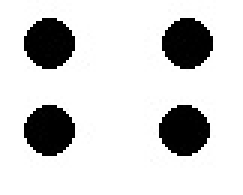
%> input picture 2012/Script_Final/Imagenes/ImgCompleta.jpg, 81 x 65 px, given in place of kernel.jpg, which was not available (shown 3 times larger)
$ octave Script_TodoJunto.m   (GNU Octave 9; MATLAB toolbox functions it lacks are replaced by stand-ins)
%> lines starting %> are read from the running program, lines starting %| are printed output that depends on the picture; in (x1, y1, x2, y2) boxes, pixels count from 0 and x2, y2 are one past the last pixel; in counts of white or black regions, pixels touching at a corner belong together; the program's own positions count from 1; pictures that were not available may be replaced by others from this repository, and a replacement may not be noted
### 2012/Script_Final/func_CargarImagen.m
function [ imagen] = func_CargarImagen(FileName,PathFile)

FullFileName = fullfile(PathFile,FileName);
CargarIm_Matriz = imread(FullFileName);
imagen =(CargarIm_Matriz( : , : ,1));
[imgKF , imgKC] = size(imagen);

for i= 1: imgKC
    for j= 1: imgKF

        if imagen(j,i)>128
            imagen(j,i)=0;
        else
            imagen(j,i) =255;
        end
    end
end

end

### 2012/Script_Final/func_filtrarImagenUmbral.m
%Dada una imagen, y un umbral, me devuelve un anueva imagen con los que
%est醤 por arriba o por debajo de ese umbral. El "arriba" o "abajo" se
%define en el tercer argumento con 1(para arriba)o 0 (para abajo)


function [ MatMaximos ] = func_filtrarImagenUmbral(Imagen,Umbral,may_men)

[Filas , Columnas] = size(Imagen);
MatMaximos= zeros(size(Imagen));

if may_men ==1

for f=1: Filas
    for c=1:Columnas

       if Imagen(f,c)>= Umbral
         MatMaximos(f,c)=255;
       else
         MatMaximos(f,c)=0;
       end
    end

end

else

    for f=1: Filas
    for c=1:Columnas

       if Imagen(f,c)<= Umbral
         MatMaximos(f,c)=255;
       else
         MatMaximos(f,c)=0;
       end
    end

    end

end

end

### 2012/Script_Final/func_InvertirImagen.m
function [ ImagenInvertida ] = func_InvertirImagen(Imagen,ColorBase,ColorFinal )
[Fil,Col]= size(Imagen);
ImagenInvertida=zeros(size(Imagen));

for fil=1:Fil
    for col=1:Col
        if Imagen(fil,col)==ColorBase
            ImagenInvertida(fil,col)=ColorFinal;
        else
            ImagenInveritda(fil,col)=ColorBase;
        end
    end
end

end

### 2012/Script_Final/func_Etiquetar.m
%**************************************************************************
% FINAL
%   GIAR
%   Grupo de Inteligencia Artificial y Robotica
%   Fecha: 18/10/2011
%   Ultima Edici髇: 20/12/2011
%   Autor: Ver髇ica Fabbro, Federico Quintas
%
%   Descripcion: Dada una imagen con X objetos dentro, se busca
%   obtener X imagenes separadas del mismo tama駉 que la original, y luego
%   obtener X imagenes del tama駉 del objeto.
%
%**************************************************************************
function [ NumLabels, Matriz_EtiquetasPosta ] = func_Etiquetar(Imagen_Original )

% Imagen_Original =255-uint8(Imagen_Original);
[cant_fil cant_col] = size(Imagen_Original);

%Editar Imagenes (binarizo)
Imagen_Original= func_Binarizar(cant_fil,cant_col,Imagen_Original);


%primero la inicializo con ceros, y luego pongo todos los pixeles en Blanco
Matriz_Etiquetas = zeros(cant_fil,cant_col);

Matriz_Etiquetas= func_PonerMatrizEnBlanco(cant_fil,cant_col,Matriz_Etiquetas);
Numero_Etiqueta = 1;

for col=2:(cant_col - 1)
    for fil=2:(cant_fil-1)
        %si en la Matriz de la imagen original, el pixel en el que estoy es
        %negro, entonces analiza
        if Imagen_Original(fil,col) ==0
            %Crea vector de 4 posiciones e inicializo en 0
            for pos=1:4
                Vec_Vecinos(pos)=0;
            end

             %Guardo los 4 vecinos que ya recorri en el vector
             Vec_Vecinos(1)= Matriz_Etiquetas(fil-1,col);
             Vec_Vecinos(2)= Matriz_Etiquetas(fil-1,col-1);
             Vec_Vecinos(3)= Matriz_Etiquetas(fil,col-1);
             Vec_Vecinos(4)= Matriz_Etiquetas(fil+1,col-1);

             if (Vec_Vecinos(1)~= 255)% si no es blanco, asigno ese valor a la etiqueta menor
                 Etiqueta_Menor= Vec_Vecinos(1);
             else
                 Etiqueta_Menor =1500; %si es blanco, entonces le pongo un valor 1500 para que no moleste cuando calculo el menor
             end

             for pos=1:4
                 %si el valor que tengo de etiqueta es mayor que otro del
                 %vector, mientras que no sea blanco, asigno ese valor a la
                 %etiqueta menor
                 if (Etiqueta_Menor> Vec_Vecinos(pos)) && (Vec_Vecinos(pos)~= 255)
                     Etiqueta_Menor = Vec_Vecinos(pos);
                 end
             end

             if Etiqueta_Menor ~=1500
                Matriz_Etiquetas(fil,col) = Etiqueta_Menor;
             else %si el valor quedo en 1500 es porque todos sus vecinos son blancos, entonces tengo que asignar una nueva etiqueta
                 Matriz_Etiquetas(fil,col)= Numero_Etiqueta;
                 Numero_Etiqueta = Numero_Etiqueta + 1;


                 %Comento las siguientes 3 l韓eas porque podr韆n borrarse
                 %if Numero_Etiqueta == 255 %si el numero de etiqueta aumento tanto hasta 255 no tiene que tomar ese valor porque es el del color blanco
                 %    Numero_Etiqueta = Numero_Etiqueta + 1;
                 %end

             end
        end
    end
    end
%Cargo un vector del largo de la cantidad de etiquetas, y en cada posici髇
%"i" cargo el n鷐ero "i".
pos_Vec= 1;
for i= 1:Numero_Etiqueta
    Vec_Etiquetas(i)=i;
end

%Hago una pasada, trabajando con el vector de etiquetas

for col=2: (cant_col-1)
    for fil =2: (cant_fil-1)
        if Imagen_Original(fil,col)==0
               %se guardan todos los vecinos
               Matriz_Vecinos(1,1) = Matriz_Etiquetas(fil-1,col-1);
               Matriz_Vecinos(1,2)= Matriz_Etiquetas(fil-1,col);
               Matriz_Vecinos(1,3) = Matriz_Etiquetas(fil-1,col+1);
               Matriz_Vecinos(2,1) = Matriz_Etiquetas(fil,col-1);
               Matriz_Vecinos(2,2)= Matriz_Etiquetas(fil,col);
               Matriz_Vecinos(2,3)= Matriz_Etiquetas(fil,col+1);
               Matriz_Vecinos(3,1) = Matriz_Etiquetas(fil+1,col-1);
               Matriz_Vecinos(3,2) = Matriz_Etiquetas(fil+1,col);
               Matriz_Vecinos(3,3) = Matriz_Etiquetas(fil+1,col+1);

               etiqueta_actual= Matriz_Vecinos(2,2);

        encontro= 0;

        %Busco la etiqueta menor
            if (Matriz_Vecinos(1,1) ~= 255)
               Etiqueta_Menor= Matriz_Vecinos(1,1);
           else
               Etiqueta_Menor = etiqueta_actual;
           end

           for f=1:3
               for c=1:3
                   if (Matriz_Vecinos(f,c)~= 255)&& (Etiqueta_Menor> Matriz_Vecinos(f,c))
                       Etiqueta_Menor = Matriz_Vecinos(f,c);
                   end
               end
          end
       %Si encontro una etiqueta menor a la actual, voy guardar en el vector de etiquetas en la posicion actual
       %el valor del vector de la posicion de la etiqueta menor
           if Etiqueta_Menor ~= etiqueta_actual
               encontro=1;
               etiqueta_encontrada = Etiqueta_Menor;
           end

        if encontro==1
            Vec_Etiquetas(etiqueta_actual) = Vec_Etiquetas(etiqueta_encontrada);
        end

        end
    end
end

%Modifico la imagen de etiquetas con los valores del vector

for col= 2: (cant_col-1)
    for fil= 2 : (cant_fil-1)

        if Imagen_Original(fil,col) ==0
            pixel = Matriz_Etiquetas(fil,col);
            Matriz_Etiquetas(fil,col) = Vec_Etiquetas(pixel);
        end
    end
end


  nro_objetos = 1;
  Vec_Contador_Objetos(nro_objetos) =0;

  %contador de objetos
  for col= 2: (cant_col -1)
      for fil =2:(cant_fil-1)

          if (Matriz_Etiquetas(fil,col) ~= 0) && (Matriz_Etiquetas(fil,col) ~= 255)
              Repetido= 0;
              for pos= 1: nro_objetos
                  if Matriz_Etiquetas (fil,col) ==Vec_Contador_Objetos(pos)
                      Repetido = 1;
                  end
              end
              if Repetido ==0
                  nro_objetos= nro_objetos+1;
                  Vec_Contador_Objetos(nro_objetos)= Matriz_Etiquetas(fil,col);
              end

          end

      end

  end

 % [5 lines of commented-out code are left out]

 a= Numero_Etiqueta;
 b= Matriz_Etiquetas;
 c= (nro_objetos-1);
 f=2;

 for i=1:4
     VecEtiquetasFinal(i)=333;
 end
 b=2;
 VecEtiquetasFinal(1)= Vec_Etiquetas(1);
 for i=1:(length(Vec_Etiquetas)-1)
     for j=1:4
     if (VecEtiquetasFinal(j) == Vec_Etiquetas(i))
         a=0;
     else
         a=a+1;
     end
     end

     if (a==4)
         VecEtiquetasFinal(b)= Vec_Etiquetas(i);
         b=b+1;
     end
     a=0;
 end

 %VecEtiquetas = [1 34 38 43];

 Matriz_EtiquetasPosta = zeros(size(Matriz_Etiquetas));
% [8 lines of commented-out code are left out]


  Matriz_EtiquetasPosta(Matriz_Etiquetas == VecEtiquetasFinal(1)) = 1 ;
  Matriz_EtiquetasPosta(Matriz_Etiquetas == VecEtiquetasFinal(2)) = 2 ;
  Matriz_EtiquetasPosta(Matriz_Etiquetas == VecEtiquetasFinal(3)) = 3 ;
  Matriz_EtiquetasPosta(Matriz_Etiquetas == VecEtiquetasFinal(4)) = 4 ;

 save('LabelMatrix.mat','Matriz_EtiquetasPosta','c','Matriz_Etiquetas')

% figure;
%image(Matriz_Etiquetas);

NumLabels = c;


% [7 lines of commented-out code are left out]


### 2012/Script_Final/func_Binarizar.m
function [Matriz_Binarizada] = func_Binarizar(cant_fil,cant_col,Imagen_Original)

for x=1 :cant_fil
    for y=1: cant_col
        if  Imagen_Original(x,y)<200
            Imagen_Original(x,y)=0;
        else
            Imagen_Original(x,y)=255;
        end
    end
end
Matriz_Binarizada = Imagen_Original;
end

### 2012/Script_Final/func_PonerMatrizEnBlanco.m
function [Imagen] = func_PonerMatrizEnBlanco(cant_fil,cant_col,Imagen)
for col = 1: (cant_col)
    for fil =1: (cant_fil)
       Imagen(fil,col)= 255;
    end
end
end

### 2012/Script_Final/func_ObtenerMaximos2.m
function [ MatMaximos ] = func_ObtenerMaximos2(MatCorrelacion )
%Aca filtro con el umbral que yo asigno, para obtener las 醨eas m醲imas, el
%tercer argumento es para que filtre por arriba de ese umbral(1)

ImgFiltrada = func_filtrarImagenUmbral(MatCorrelacion, 255,1);

ImgFiltradaInvertida= func_InvertirImagen(ImgFiltrada,0,255);

%etiqueto y obtengo 4 醨eas
[Cant_Objetos, ImgEtiquetada]  = func_Etiquetar(ImgFiltradaInvertida);
o=Cant_Objetos;


%Obtengo las 4 im醙enes de los puntos individuales con
%func_filtradoEspecial, y calculo su centro de masa
ImgFiltrada1= func_filtradoEspecial(ImgEtiquetada,1);
Vector1= func_ObtenerCentrodeMasa(ImgFiltrada1);

ImgFiltrada2= func_filtradoEspecial(ImgEtiquetada,2);

Vector2= func_ObtenerCentrodeMasa(ImgFiltrada2);
ImgFiltrada3= func_filtradoEspecial(ImgEtiquetada,3);

Vector3= func_ObtenerCentrodeMasa(ImgFiltrada3);
ImgFiltrada4= func_filtradoEspecial(ImgEtiquetada,4);
Vector4= func_ObtenerCentrodeMasa(ImgFiltrada4);
%Lo asigno a la matrizMaximos
MatMaximos(1,1)=Vector1(1,1);
MatMaximos(1,2)=Vector1(1,2);
MatMaximos(2,1)=Vector2(1,1);
MatMaximos(2,2)=Vector2(1,2);
MatMaximos(3,1)=Vector3(1,1);
MatMaximos(3,2)=Vector3(1,2);
MatMaximos(4,1)=Vector4(1,1);
MatMaximos(4,2)=Vector4(1,2);

end

### 2012/Script_Final/func_filtradoEspecial.m

%esta funci髇 recibe la Imagen y un valor, y s髄o se queda con los valores
%iguales a ese valor

function [ ImagenFiltrada] = func_filtradoEspecial(Imagen,Valor)

[Filas , Columnas] = size(Imagen);
ImagenFiltrada= zeros(size(Imagen));

for fil=1:Filas
    for col=1:Columnas

        if Imagen(fil,col)==Valor
            ImagenFiltrada(fil,col)=255;
        else
            ImagenFiltrada(fil,col)=0;
        end

    end
end


end

### 2012/Script_Final/func_ObtenerCentrodeMasa.m
function [ Vector ] = func_ObtenerCentrodeMasa( Imagen )
[Filas,Columnas] = size(Imagen);
M=0;
SumFil=0;
SumCol=0;

for fil=1:Filas
    for col=1:Columnas
        if Imagen(fil,col) == 255
            SumFil=SumFil+fil;
            SumCol=SumCol+col;
            M=M+1;
    end
    end

Vector(1,1)=round(SumFil/M);
Vector(1,2)=round(SumCol/M);

end

### 2012/Script_Final/func_Correlacionar.m
function [MatCorrelacion] = func_Correlacionar(kernel,Img)
[imgF , imgC] = size(Img);
[kF , kC] = size(kernel);
MatCorrelacion = zeros(size(Img));

%Agrando la imagen para que entre el kernel
Img_adaptada1 = [zeros(kF - 1 , imgC); Img];
Img_adaptada2 = [Img_adaptada1; zeros(kF - 1 , imgC)];
Img_adaptada3 = [Img_adaptada2 zeros((imgF + 2*kF - 2), kC-1)] ;
Img_Final = [zeros(imgF + 2*kF - 2, kC-1) Img_adaptada3];

[imgFinalF , imgFinalC] = size(Img_Final);

vectorMax=zeros(4,2);


%Obtengo la Matriz Correlacion, que va a ser el kernel multiplicado punto a
%punto por la imagen original
for i= 1:(imgFinalC-kC)
   for j=1:(imgFinalF-kF)
      SubMat = Img_Final( j:(j-1)+kF , i:(i-1)+kC );
      Correlacion = sum(sum(SubMat.*kernel));

      MatCorrelacion(j ,i ) = Correlacion ;

   end

end

MatCorrelacion=MatCorrelacion/max(max(abs(MatCorrelacion)))*255;

end

### 2012/Script_Final/func_ObtenerAngulo.m
function [angulo] = func_ObtenerAngulo(MatMaximos)

%Obtengo la fila y la columna de lo que sería un punto que agrego. Este
%punto tiene la misma fila que el punto vértice ya calculado, y la misma
%columna que el punto inferior derecho de la imagen original. Así se forma
%un triàngulo rectángulo, con el cual se pueden calcular el opuesto y el
%adyacente, para sacar el ángulo con el arcotangente.
F5 = MatMaximos(2,1);
C5=MatMaximos(4,2);


opuesto=abs( MatMaximos(4,1)- F5) ;
adyacente= abs(C5 - MatMaximos(2,2));

x= opuesto/adyacente;
RadianAngle= atan(x);

angulo=-RadianAngle*180/pi; %pongo el - para que gire para el otro lado

end

### 2012/Script_Final/func_RotarImagen.m
function [ mat_rotada ] = func_RotarImagen(img_original,angle)
    [img_filas  img_columnas] = size(img_original);

    angulo=angle*2*pi/360;

    %obtengo la matriz de rotaci髇 y la matriz inversa
    mat_rot = [cos(angulo) -sin(angulo);
               sin(angulo) cos(angulo)];
    mat_rot_inv = mat_rot^(-1);
    %saco los extremos de la nueva imagen
    ext0=[0;0];
    ext1=mat_rot*[0;img_columnas-1];
    ext2=mat_rot*[img_filas-1;0];
    ext3=mat_rot*[img_filas-1;img_columnas-1];

    max_filas=floor(max([ext0(1) ext1(1) ext2(1) ext3(1)]));
    max_columnas=round(max([ext0(2) ext1(2) ext2(2) ext3(2)]));
    min_filas=round(min([ext0(1) ext1(1) ext2(1) ext3(1)]));
    min_columnas=round(min([ext0(2) ext1(2) ext2(2) ext3(2)]));


    mat_rotada = zeros(img_columnas, img_filas);

    mov_filas=(min_filas);
    mov_columnas=(min_columnas);

        for col= 1 : (length(min_filas:max_filas)+1)
            for fil= 1 : (length(min_columnas:max_columnas)+1)
                prodMat = round(mat_rot_inv*[fil-1+mov_filas;col+mov_columnas-1]);
                x= prodMat(1,1);
                if((x<0||x>(img_filas-1)))
                    x=-1;
                end
                y= prodMat(2,1);
                 if((y<0||y>(img_columnas-1)))
                    y=-1;
                 end
                 if (x<0||y<0)
                    mat_rotada(fil,col)= 0;
                 else
                    mat_rotada(fil, col) = img_original(x+1,y+1) ;
                 end
            end
     end

end

### 2012/Script_Final/Script_TodoJunto.m
clc;
close all;
clear all;
fclose all;

%Cargo las Imagenes
kernel= func_CargarImagen('kernel.jpg','.\Imagenes');
%> in func_CargarImagen, CargarIm_Matriz is the input picture: size 65x81x3 uint8; min 0, max 255, mean 212.1
%> after the loop in func_CargarImagen, `for i= 1: imgKC`:
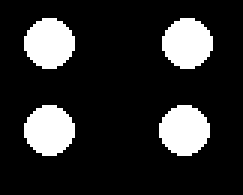
%> imagen: size 65x81 uint8 (shown 3 times larger); 16.8% white; 4 white regions, box (x1, y1, x2, y2) and area: (8, 6, 25, 23) 221, (54, 6, 71, 23) 221, (8, 35, 25, 52) 221, (53, 35, 70, 52) 221

Img=func_CargarImagen('ImgCompleta.jpg','.\Imagenes');
MaxOrig = func_ObtenerMaximos2(Img)
%> after the loop in func_InvertirImagen, `for fil=1:Fil`: ImagenInveritda: size 52x71 double; every value is 0
%> after the loop in func_PonerMatrizEnBlanco, `for col = 1: (cant_col)`: Imagen: size 65x81 double; every value is 255
%> after the loop in func_Etiquetar, `for col=2:(cant_col - 1)`: Etiqueta_Menor = 6; Numero_Etiqueta = 9; Vec_Vecinos = [6 6 6 6]
%> the loop in func_Etiquetar, `for i= 1:Numero_Etiqueta` made 9 passes
%> after the loop in func_Etiquetar, `for i= 1:Numero_Etiqueta`: Vec_Etiquetas = [1 2 3 4 5 6 7 8 9]
%> after the loop in func_Etiquetar, `for col=2: (cant_col-1)`: Matriz_Vecinos = [6 6 255; 6 6 255; 6 255 255]; Vec_Etiquetas = [1 2 1 2 5 6 5 6 9]; encontro = 0; etiqueta_actual = 6
%> after the loop in func_Etiquetar, `for col= 2: (cant_col-1)`: Matriz_Etiquetas: size 65x81 double; min 1, max 255, mean 212.8; mean of the top-left, top-right, bottom-left and bottom-right quarters 211.1, 213.1, 212.6, 214.2
%> after the loop in func_Etiquetar, `for col= 2: (cant_col -1)`: Repetido = 1; Vec_Contador_Objetos = [0 1 2 5 6]; nro_objetos = 5
%> in func_Etiquetar, `a= Numero_Etiqueta;`: a = 9
%> in func_Etiquetar, `c= (nro_objetos-1);`: c = 4
%> the loop in func_Etiquetar, `for i=1:(length(Vec_Etiquetas)-1)` made 8 passes
%> after the loop in func_Etiquetar, `for i=1:(length(Vec_Etiquetas)-1)`: VecEtiquetasFinal = [1 2 5 6]
%> in func_Etiquetar, `Matriz_EtiquetasPosta(Matriz_Etiquetas == VecEtiquetasFinal(1)) = 1 ;`: Matriz_EtiquetasPosta: size 65x81 double; values 0 (black) and 1 (white), 4.2% white; 1 white region, box (x1, y1, x2, y2) and area: (8, 6, 25, 23) 221
%> in func_Etiquetar, `Matriz_EtiquetasPosta(Matriz_Etiquetas == VecEtiquetasFinal(2)) = 2 ;`: Matriz_EtiquetasPosta: size 65x81 double; min 0, max 2, mean 0.126
%> in func_Etiquetar, `Matriz_EtiquetasPosta(Matriz_Etiquetas == VecEtiquetasFinal(3)) = 3 ;`: Matriz_EtiquetasPosta: size 65x81 double; min 0, max 3, mean 0.252
%> in func_Etiquetar, `Matriz_EtiquetasPosta(Matriz_Etiquetas == VecEtiquetasFinal(4)) = 4 ;`:
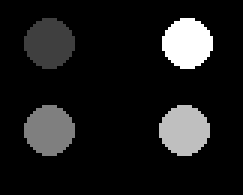
%> Matriz_EtiquetasPosta: size 65x81 double (shown 3 times larger); min 0, max 4, mean 0.42; drawn with min black and max white
%> in func_Etiquetar, `NumLabels = c;`: NumLabels = 4
%> after the loop in func_ObtenerCentrodeMasa, `for fil=1:Filas`: M = 221; SumCol = 3757; SumFil = 3315; Vector = [15 17]
%> after the loop in func_filtradoEspecial (call 2), `for fil=1:Filas`: ImagenFiltrada: size 65x81 double; 4.2% white; 1 white region, box (x1, y1, x2, y2) and area: (8, 35, 25, 52) 221
%> in func_ObtenerMaximos2, `Vector2= func_ObtenerCentrodeMasa(ImgFiltrada2);`: Vector2 = [44 17]
%> call 3 of func_filtradoEspecial, with Valor = 3
%> after the loop in func_filtradoEspecial (call 3), `for fil=1:Filas`:
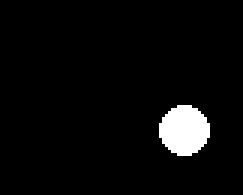
%> ImagenFiltrada: size 65x81 double (shown 3 times larger); 4.2% white; 1 white region, box (x1, y1, x2, y2) and area: (53, 35, 70, 52) 221
%> in func_ObtenerMaximos2, `Vector3= func_ObtenerCentrodeMasa(ImgFiltrada3);`: Vector3 = [44 62]
%> call 4 of func_filtradoEspecial, with Valor = 4
%> after the loop in func_filtradoEspecial (call 4), `for fil=1:Filas`:
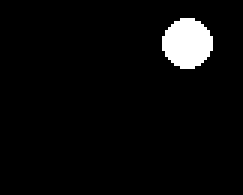
%> ImagenFiltrada: size 65x81 double (shown 3 times larger); 4.2% white; 1 white region, box (x1, y1, x2, y2) and area: (54, 6, 71, 23) 221
%> in func_ObtenerMaximos2, `Vector4= func_ObtenerCentrodeMasa(ImgFiltrada4);`: Vector4 = [15 63]
%> MaxOrig = [15 17; 44 17; 44 62; 15 63]
DistanciaOriginal=norm([(MaxOrig(4,1)-MaxOrig(3,1)) (MaxOrig(4,2)-MaxOrig(3,2))])
%> DistanciaOriginal = 29.02


figure('name','Imagen Original','NumberTitle','off');
imshow(Img);

%escalo y roto con funcion de matlab
ImgE= imresize(Img,2);
size(ImgE)
%> ans = [130 162]
ImgR = imrotate(ImgE,45);

figure('name','Imagen Rotada y Escalada por Matlab','NumberTitle','off');
imshow(ImgR);

MatCorrelacion= func_Correlacionar(kernel,ImgR);
%> after the loop in func_Correlacionar, `for i= 1:(imgFinalC-kC)`:
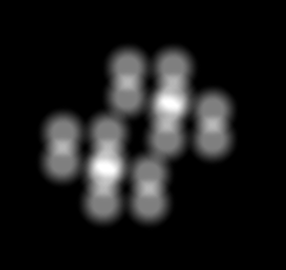
%> MatCorrelacion: size 270x286 double; min 0, max 112710, mean 12140.9; drawn with min black and max white

MatMaximos= func_ObtenerMaximos2(MatCorrelacion);
%> call 2 of func_filtrarImagenUmbral, with Umbral = 255, may_men = 1
%> after the loop in func_filtrarImagenUmbral (call 2), `for f=1: Filas`:
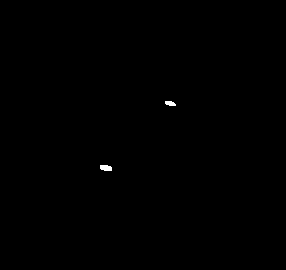
%> MatMaximos: size 270x286 double; 0.14% white; 2 white regions, box (x1, y1, x2, y2) and area: (100, 165, 112, 171) 62, (165, 101, 176, 106) 43
%> after the loop in func_InvertirImagen (call 2), `for fil=1:Fil`: ImagenInveritda: size 171x176 double; every value is 0
%> after the loop in func_PonerMatrizEnBlanco (call 2), `for col = 1: (cant_col)`: Imagen: size 270x286 double; every value is 255
%> after the loop in func_Etiquetar (call 2), `for col=2:(cant_col - 1)`:
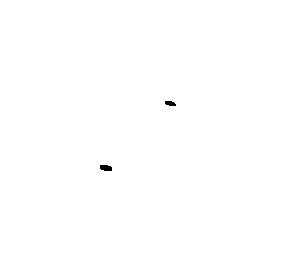
%> Matriz_Etiquetas: size 270x286 double; min 1, max 255, mean 254.7
%> after the loop in func_Etiquetar (call 2), `for col=2:(cant_col - 1)`: Etiqueta_Menor = 2; Numero_Etiqueta = 3; Vec_Vecinos = [2 2 2 255]
%> the loop in func_Etiquetar (call 2), `for i= 1:Numero_Etiqueta` made 3 passes
%> after the loop in func_Etiquetar (call 2), `for i= 1:Numero_Etiqueta`: Vec_Etiquetas = [1 2 3]
%> after the loop in func_Etiquetar (call 2), `for col=2: (cant_col-1)`: Matriz_Vecinos = [2 2 255; 2 2 255; 255 255 255]; etiqueta_actual = 2
%> after the loop in func_Etiquetar (call 2), `for col= 2: (cant_col -1)`: Vec_Contador_Objetos = [0 1 2]; nro_objetos = 3
%> in func_Etiquetar (call 2), `c= (nro_objetos-1);`: c = 2
%> the loop in func_Etiquetar (call 2), `for i=1:(length(Vec_Etiquetas)-1)` made 2 passes
%> (b, a) on pass 2: (3, 0)
%> a on pass 1: 0
%> after the loop in func_Etiquetar (call 2), `for i=1:(length(Vec_Etiquetas)-1)`: VecEtiquetasFinal = [1 2 333 333]
%> in func_Etiquetar (call 2), `Matriz_EtiquetasPosta(Matriz_Etiquetas == VecEtiquetasFinal(1)) = 1 ;`: Matriz_EtiquetasPosta: size 270x286 double; values 0 (black) and 1 (white), 0.08% white; 1 white region, box (x1, y1, x2, y2) and area: (100, 165, 112, 171) 62
%> in func_Etiquetar (call 2), `Matriz_EtiquetasPosta(Matriz_Etiquetas == VecEtiquetasFinal(2)) = 2 ;`: Matriz_EtiquetasPosta: size 270x286 double; min 0, max 2, mean 0.00192
%> in func_Etiquetar (call 2), `NumLabels = c;`: NumLabels = 2
%> after the loop in func_filtradoEspecial (call 6), `for fil=1:Filas`: ImagenFiltrada: size 270x286 double; 0.06% white; 1 white region, box (x1, y1, x2, y2) and area: (165, 101, 176, 106) 43
%> after the loop in func_filtradoEspecial (call 7), `for fil=1:Filas`: ImagenFiltrada: size 270x286 double; every value is 0
%> MatMaximos = [169 107; 104 171; NaN NaN; NaN NaN]


angulo= func_ObtenerAngulo(MatMaximos);
%> in func_ObtenerAngulo, `F5 = MatMaximos(2,1);`: F5 = 104
%> in func_ObtenerAngulo, `C5=MatMaximos(4,2);`: C5 = NaN
%> angulo = NaN

mat_rotada = func_RotarImagen(ImgR,angulo );
%> in func_RotarImagen, `mat_rot = [cos(angulo) -sin(angulo); sin(angulo) cos(angulo)];`: mat_rot = [NaN NaN; NaN NaN]
%> in func_RotarImagen, `ext1=mat_rot*[0;img_columnas-1];`: ext1 = [NaN; NaN]
%> in func_RotarImagen, `max_filas=floor(max([ext0(1) ext1(1) ext2(1) ext3(1)]));`: max_filas = 0
%> the loop in func_RotarImagen, `for col= 1 : (length(min_filas:max_filas)+1)` made 1 pass
%> the run ends on the next line
